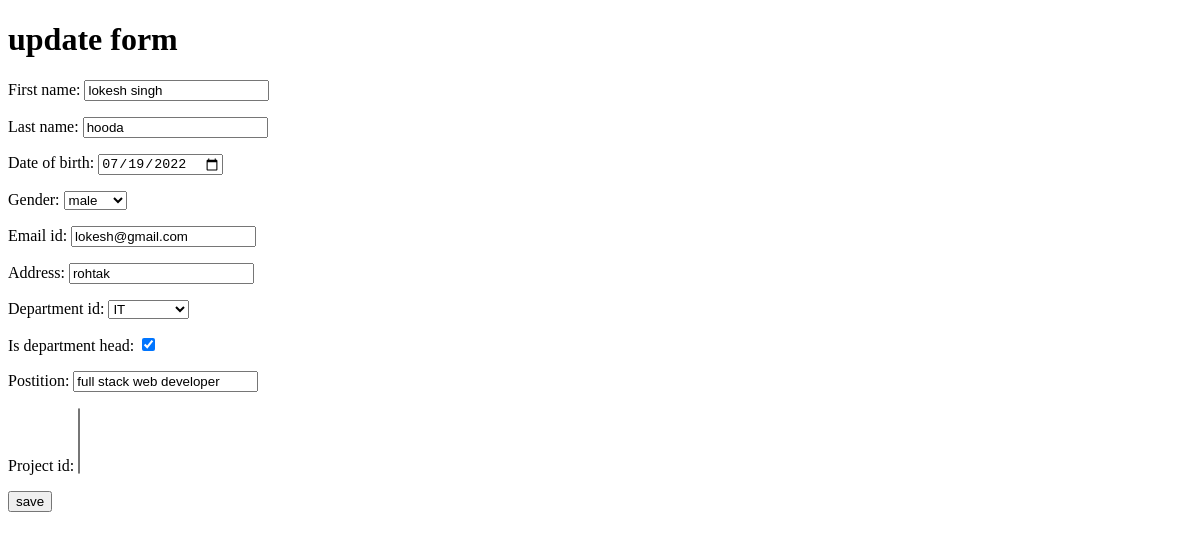
/update/2/, run on an earlier commit of the app's database.
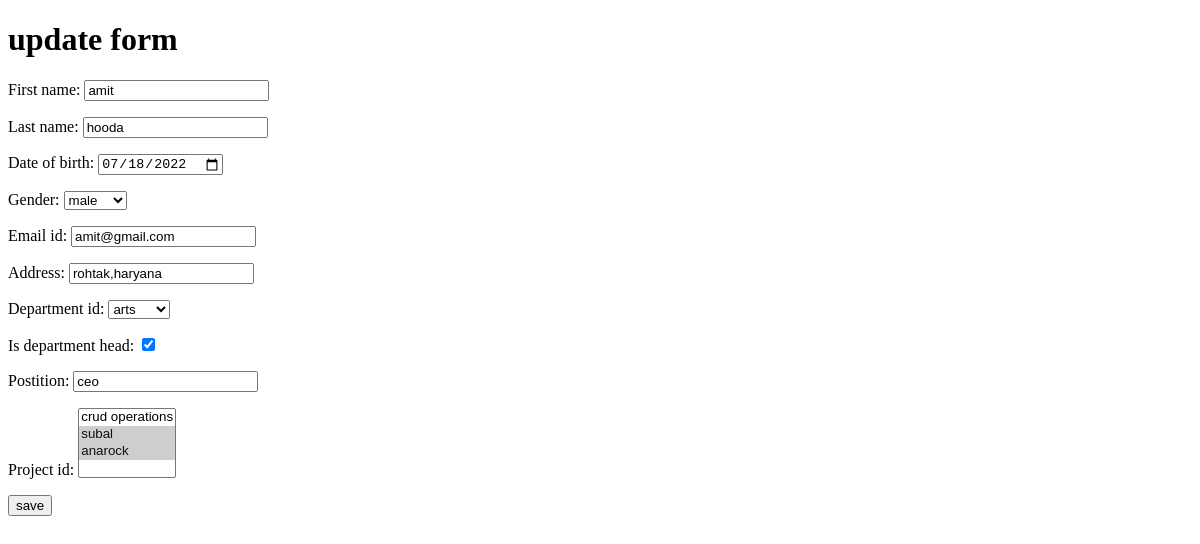
And on a later commit of the database.
### collage/models.py (models this page shows, shortened)
class Employee(models.Model):
    gender_choose=[("m","male"),("f","female"),]
    first_name=models.CharField(max_length=75)
    last_name = models.CharField(max_length=75)
    date_of_birth = models.DateField()
    gender=models.CharField(max_length=20,choices=gender_choose,)
    email_id = models.EmailField(max_length=100)
    address = models.CharField(max_length=100)
    department_id = models.ForeignKey(Department, on_delete=models.CASCADE)
    is_department_head = models.BooleanField()
    postition = models.CharField(max_length=50)
    project_id = models.ManyToManyField(Project)

### collage/views.py (the view)
# urls.py: path("update/<int:id>/", views.update, name = "update"),
def update(request,id):
    form_data=empolyee_form()
    db_data=Employee.objects.get(pk=id)
    if request.method=="POST":
        form_data= empolyee_form(request.POST, instance=db_data)
        if form_data.is_valid:
            form_data.save()
            return HttpResponseRedirect("/employee/")
    else:
        form_data=empolyee_form(instance= db_data)
    return render(request, 'update.html', {'form':form_data, "data": db_data})

### collage/modelform.py
class empolyee_form(forms.ModelForm):
    class Meta:
        model = Employee
        fields="__all__"
        widgets = {
            'date_of_birth': DateInput
        }

### collage/models.py (called while the page is built)
    def __str__(self):
        return self.name

    def __str__(self):
        return self.projectname

### collage/templates/update.html (shortened to what this page needs)
<!DOCTYPE html>
<html lang="en">
<head>
</head>
<body><h1> update form </h1>
    <form action="" method="post">{% csrf_token %}
    {{form.as_p}}
    <input type="submit" value="save">
    </form>
</body>
</html>

What changed in the data, as far as the page shows it:
changed Employee "hooda": first_name "lokesh singh" → "amit"; date_of_birth "07/19/2022" → "07/18/2022"; email_id "lokesh@gmail.com" → "amit@gmail.com"; address "rohtak" → "rohtak,haryana"; department_id "IT" → "arts"; postition "full stack web developer" → "ceo"
Also different on the page:
form field project_id: (not shown) → "crud operations / subal ☑ / anarock ☑"
